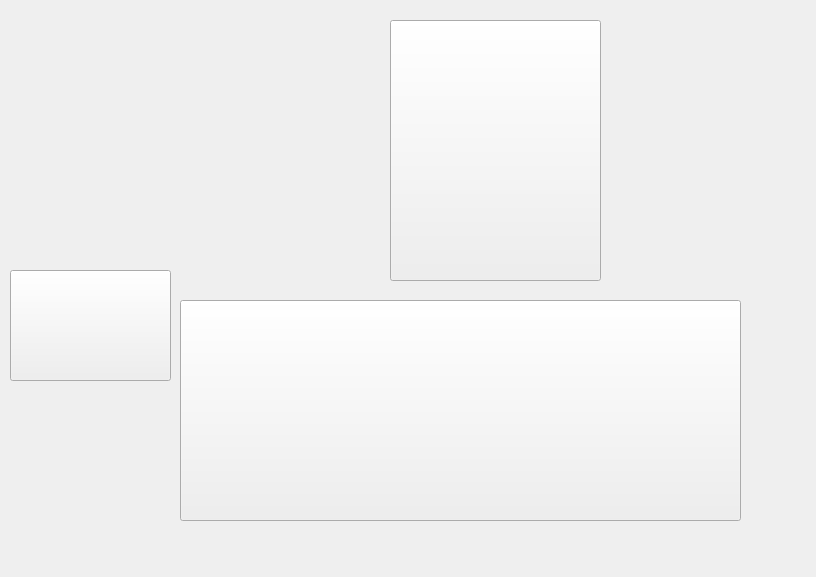
<?xml version="1.0" encoding="UTF-8"?>
<ui version="4.0">
 <class>MainWindow</class>
 <widget class="QMainWindow" name="MainWindow">
  <property name="geometry">
   <rect>
    <x>0</x>
    <y>0</y>
    <width>816</width>
    <height>577</height>
   </rect>
  </property>
  <property name="minimumSize">
   <size>
    <width>816</width>
    <height>577</height>
   </size>
  </property>
  <property name="maximumSize">
   <size>
    <width>816</width>
    <height>577</height>
   </size>
  </property>
  <property name="windowTitle">
   <string>MainWindow</string>
  </property>
  <widget class="QWidget" name="centralwidget">
   <widget class="QLabel" name="label">
    <property name="geometry">
     <rect>
      <x>0</x>
      <y>0</y>
      <width>816</width>
      <height>577</height>
     </rect>
    </property>
    <property name="minimumSize">
     <size>
      <width>816</width>
      <height>577</height>
     </size>
    </property>
    <property name="maximumSize">
     <size>
      <width>816</width>
      <height>577</height>
     </size>
    </property>
    <property name="text">
     <string/>
    </property>
    <property name="textFormat">
     <enum>Qt::AutoText</enum>
    </property>
    <property name="pixmap">
     <pixmap>../imagens/Sala/SalaCube.png</pixmap>
    </property>
    <property name="scaledContents">
     <bool>true</bool>
    </property>
   </widget>
   <widget class="QPushButton" name="sofa">
    <property name="geometry">
     <rect>
      <x>180</x>
      <y>300</y>
      <width>561</width>
      <height>221</height>
     </rect>
    </property>
    <property name="text">
     <string/>
    </property>
   </widget>
   <widget class="QPushButton" name="pushButton">
    <property name="geometry">
     <rect>
      <x>10</x>
      <y>270</y>
      <width>161</width>
      <height>111</height>
     </rect>
    </property>
    <property name="text">
     <string/>
    </property>
   </widget>
   <widget class="QPushButton" name="quadro">
    <property name="geometry">
     <rect>
      <x>390</x>
      <y>20</y>
      <width>211</width>
      <height>261</height>
     </rect>
    </property>
    <property name="text">
     <string/>
    </property>
   </widget>
  </widget>
 </widget>
 <resources/>
 <connections/>
</ui>
